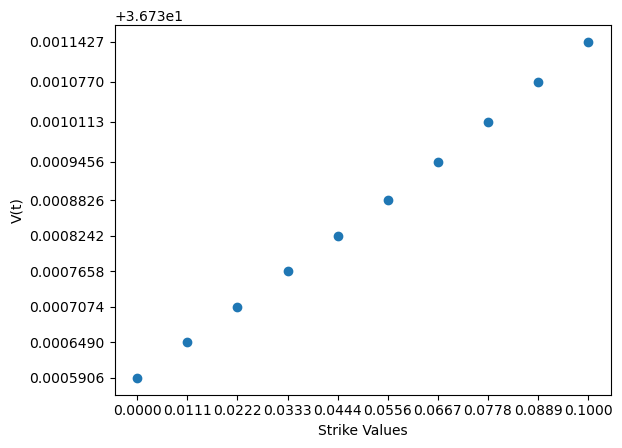

Write Python code to recreate this figure.
import brownian_paths as bp
import numpy as np
import matplotlib.pyplot as plt


def option_maturity_value(stock_price_1, stock_price_2, strike_price, discount_factor):
    euler_option_value = np.maximum(1/2 * stock_price_1 - 1/2 * stock_price_2, strike_price)*discount_factor
    number_of_processes = np.size(euler_option_value)
    present_option_value = sum(euler_option_value)/number_of_processes
    return present_option_value


def main_calculation(stock_price_1_initial_value=100, stock_price_2_initial_value=10):
    maturity = 7
    interest_rate = 0.06
    drift_term_1 = 0.04
    volatility_1 = 0.38
    drift_term_2 = 0.1
    volatility_2 = 0.15
    discount_factor = np.exp(-maturity*interest_rate)
    strike_prices = np.linspace(0, 0.1, 10)
    brownian_paths = bp.BrownianPaths(1000, 365*maturity, 0, maturity)
    stock_price_1 = stock_price_1_initial_value*np.ones(brownian_paths.no_of_paths)
    stock_price_2 = stock_price_2_initial_value*np.ones(brownian_paths.no_of_paths)
    brownian_paths_neutral_measure_1 = brownian_paths.change_of_measure(drift_term_1, interest_rate, volatility_1)
    brownian_paths_neutral_measure_2 = brownian_paths.change_of_measure(drift_term_2, interest_rate, volatility_2)

    present_option_values = np.zeros(np.size(strike_prices))
    time_step = (brownian_paths.ending_point - brownian_paths.starting_point)/brownian_paths.no_of_steps
    for i in range(0, brownian_paths.no_of_steps - 1):
        stock_price_1 = stock_price_1 * np.exp((interest_rate - 1 / 2 * volatility_1 ** 2) * time_step + \
                        volatility_1 * (
                                brownian_paths_neutral_measure_1.paths[:, i + 1] - brownian_paths_neutral_measure_1.paths[:, i]))
        stock_price_2 = stock_price_2 * np.exp((interest_rate - 1 / 2 * volatility_2 ** 2) * time_step + \
                        volatility_2 * (
                                brownian_paths_neutral_measure_2.paths[:, i + 1] - brownian_paths_neutral_measure_2.paths[:, i]))
    for i in range(0, np.size(present_option_values)):
        present_option_values[i] = option_maturity_value(stock_price_1, stock_price_2, strike_prices[i], discount_factor)
    plt.plot(strike_prices, present_option_values, linewidth=0, marker='o')
    plt.xticks(strike_prices)
    plt.yticks(present_option_values)
    plt.xlabel('Strike Values')
    plt.ylabel('V(t)')

    plt.savefig('exercise3.png', bbox_inches='tight')



if __name__ == '__main__':
    main_calculation()
